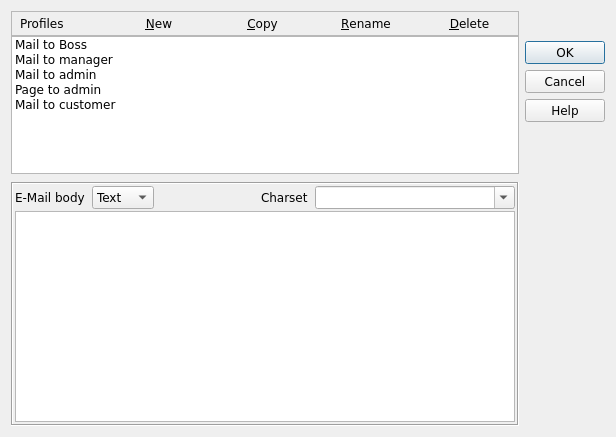
<?xml version="1.0" encoding="UTF-8"?>
<ui version="4.0">
 <class>MailProfilesDlg</class>
 <widget class="QDialog" name="MailProfilesDlg">
  <property name="geometry">
   <rect>
    <x>0</x>
    <y>0</y>
    <width>616</width>
    <height>437</height>
   </rect>
  </property>
  <property name="font">
   <font>
    <family>DejaVu Sans</family>
    <pointsize>9</pointsize>
   </font>
  </property>
  <property name="windowTitle">
   <string>Mail profiles</string>
  </property>
  <property name="windowIcon">
   <iconset resource="../qHostMonitor.qrc">
    <normaloff>:/img/action/mail.png</normaloff>:/img/action/mail.png</iconset>
  </property>
  <layout class="QHBoxLayout" name="horizontalLayout_3">
   <item>
    <layout class="QVBoxLayout" name="verticalLayout_4" stretch="2,3">
     <property name="spacing">
      <number>8</number>
     </property>
     <item>
      <layout class="QVBoxLayout" name="verticalLayout">
       <property name="spacing">
        <number>0</number>
       </property>
       <item>
        <widget class="QFrame" name="frame">
         <property name="frameShape">
          <enum>QFrame::StyledPanel</enum>
         </property>
         <property name="frameShadow">
          <enum>QFrame::Raised</enum>
         </property>
         <layout class="QHBoxLayout" name="horizontalLayout_2">
          <property name="leftMargin">
           <number>8</number>
          </property>
          <property name="topMargin">
           <number>0</number>
          </property>
          <property name="rightMargin">
           <number>0</number>
          </property>
          <property name="bottomMargin">
           <number>0</number>
          </property>
          <item>
           <widget class="QLabel" name="lblProfiles">
            <property name="sizePolicy">
             <sizepolicy hsizetype="Maximum" vsizetype="Preferred">
              <horstretch>0</horstretch>
              <verstretch>0</verstretch>
             </sizepolicy>
            </property>
            <property name="text">
             <string>Profiles</string>
            </property>
           </widget>
          </item>
          <item>
           <spacer name="horizontalSpacer">
            <property name="orientation">
             <enum>Qt::Horizontal</enum>
            </property>
            <property name="sizeType">
             <enum>QSizePolicy::Fixed</enum>
            </property>
            <property name="sizeHint" stdset="0">
             <size>
              <width>40</width>
              <height>20</height>
             </size>
            </property>
           </spacer>
          </item>
          <item>
           <widget class="QPushButton" name="btnNew">
            <property name="text">
             <string>&amp;New</string>
            </property>
            <property name="icon">
             <iconset resource="../qHostMonitor.qrc">
              <normaloff>:/img/new.png</normaloff>:/img/new.png</iconset>
            </property>
            <property name="iconSize">
             <size>
              <width>16</width>
              <height>16</height>
             </size>
            </property>
            <property name="flat">
             <bool>true</bool>
            </property>
           </widget>
          </item>
          <item>
           <widget class="QPushButton" name="btnCopy">
            <property name="text">
             <string>&amp;Copy</string>
            </property>
            <property name="icon">
             <iconset resource="../qHostMonitor.qrc">
              <normaloff>:/img/action/copy.png</normaloff>:/img/action/copy.png</iconset>
            </property>
            <property name="iconSize">
             <size>
              <width>16</width>
              <height>16</height>
             </size>
            </property>
            <property name="flat">
             <bool>true</bool>
            </property>
           </widget>
          </item>
          <item>
           <widget class="QPushButton" name="btnRename">
            <property name="text">
             <string>&amp;Rename</string>
            </property>
            <property name="icon">
             <iconset resource="../qHostMonitor.qrc">
              <normaloff>:/img/action/properties.png</normaloff>:/img/action/properties.png</iconset>
            </property>
            <property name="iconSize">
             <size>
              <width>16</width>
              <height>16</height>
             </size>
            </property>
            <property name="flat">
             <bool>true</bool>
            </property>
           </widget>
          </item>
          <item>
           <widget class="QPushButton" name="btnDelete">
            <property name="text">
             <string>&amp;Delete</string>
            </property>
            <property name="icon">
             <iconset resource="../qHostMonitor.qrc">
              <normaloff>:/img/trash.png</normaloff>:/img/trash.png</iconset>
            </property>
            <property name="iconSize">
             <size>
              <width>16</width>
              <height>16</height>
             </size>
            </property>
            <property name="flat">
             <bool>true</bool>
            </property>
           </widget>
          </item>
         </layout>
        </widget>
       </item>
       <item>
        <widget class="QListWidget" name="listProfiles">
         <item>
          <property name="text">
           <string>Mail to Boss</string>
          </property>
         </item>
         <item>
          <property name="text">
           <string>Mail to manager</string>
          </property>
         </item>
         <item>
          <property name="text">
           <string>Mail to admin</string>
          </property>
         </item>
         <item>
          <property name="text">
           <string>Page to admin</string>
          </property>
         </item>
         <item>
          <property name="text">
           <string>Mail to customer</string>
          </property>
         </item>
        </widget>
       </item>
      </layout>
     </item>
     <item>
      <widget class="QFrame" name="frame_2">
       <property name="frameShape">
        <enum>QFrame::Box</enum>
       </property>
       <property name="frameShadow">
        <enum>QFrame::Sunken</enum>
       </property>
       <layout class="QVBoxLayout" name="verticalLayout_2">
        <property name="spacing">
         <number>2</number>
        </property>
        <property name="leftMargin">
         <number>2</number>
        </property>
        <property name="topMargin">
         <number>2</number>
        </property>
        <property name="rightMargin">
         <number>2</number>
        </property>
        <property name="bottomMargin">
         <number>2</number>
        </property>
        <item>
         <layout class="QHBoxLayout" name="horizontalLayout" stretch="0,0,1,0,2">
          <property name="spacing">
           <number>7</number>
          </property>
          <item>
           <widget class="QLabel" name="lblEmailBody">
            <property name="text">
             <string>E-Mail body</string>
            </property>
           </widget>
          </item>
          <item>
           <widget class="QComboBox" name="cmbEmailBody">
            <item>
             <property name="text">
              <string>Text</string>
             </property>
            </item>
            <item>
             <property name="text">
              <string>HTML</string>
             </property>
            </item>
           </widget>
          </item>
          <item>
           <spacer name="horizontalSpacer_2">
            <property name="orientation">
             <enum>Qt::Horizontal</enum>
            </property>
            <property name="sizeHint" stdset="0">
             <size>
              <width>40</width>
              <height>20</height>
             </size>
            </property>
           </spacer>
          </item>
          <item>
           <widget class="QLabel" name="lblCharset">
            <property name="text">
             <string>Charset</string>
            </property>
           </widget>
          </item>
          <item>
           <widget class="QComboBox" name="cmbCharset">
            <property name="editable">
             <bool>true</bool>
            </property>
            <property name="currentText">
             <string/>
            </property>
            <property name="sizeAdjustPolicy">
             <enum>QComboBox::AdjustToMinimumContentsLength</enum>
            </property>
            <item>
             <property name="text">
              <string/>
             </property>
            </item>
            <item>
             <property name="text">
              <string>iso-8859-1</string>
             </property>
            </item>
            <item>
             <property name="text">
              <string>iso-8859-2</string>
             </property>
            </item>
            <item>
             <property name="text">
              <string>koi8-r</string>
             </property>
            </item>
            <item>
             <property name="text">
              <string>windows-874</string>
             </property>
            </item>
            <item>
             <property name="text">
              <string>windows-1250</string>
             </property>
            </item>
            <item>
             <property name="text">
              <string>windows-1251</string>
             </property>
            </item>
            <item>
             <property name="text">
              <string>windows-1252</string>
             </property>
            </item>
            <item>
             <property name="text">
              <string>windows-1253</string>
             </property>
            </item>
            <item>
             <property name="text">
              <string>windows-1254</string>
             </property>
            </item>
            <item>
             <property name="text">
              <string>windows-1255</string>
             </property>
            </item>
            <item>
             <property name="text">
              <string>windows-1256</string>
             </property>
            </item>
            <item>
             <property name="text">
              <string>windows-1257</string>
             </property>
            </item>
            <item>
             <property name="text">
              <string>windows-1258</string>
             </property>
            </item>
            <item>
             <property name="text">
              <string>us-ascii</string>
             </property>
            </item>
           </widget>
          </item>
         </layout>
        </item>
        <item>
         <widget class="QTextEdit" name="emailEdit"/>
        </item>
       </layout>
      </widget>
     </item>
    </layout>
   </item>
   <item>
    <layout class="QVBoxLayout" name="verticalLayout_3">
     <item>
      <spacer name="verticalSpacer">
       <property name="orientation">
        <enum>Qt::Vertical</enum>
       </property>
       <property name="sizeType">
        <enum>QSizePolicy::Fixed</enum>
       </property>
       <property name="sizeHint" stdset="0">
        <size>
         <width>20</width>
         <height>30</height>
        </size>
       </property>
      </spacer>
     </item>
     <item>
      <widget class="QDialogButtonBox" name="btnBoxMailProfiles">
       <property name="sizePolicy">
        <sizepolicy hsizetype="Fixed" vsizetype="Fixed">
         <horstretch>0</horstretch>
         <verstretch>0</verstretch>
        </sizepolicy>
       </property>
       <property name="orientation">
        <enum>Qt::Vertical</enum>
       </property>
       <property name="standardButtons">
        <set>QDialogButtonBox::Cancel|QDialogButtonBox::Help|QDialogButtonBox::Ok</set>
       </property>
      </widget>
     </item>
     <item>
      <spacer name="verticalSpacer_2">
       <property name="orientation">
        <enum>Qt::Vertical</enum>
       </property>
       <property name="sizeHint" stdset="0">
        <size>
         <width>20</width>
         <height>40</height>
        </size>
       </property>
      </spacer>
     </item>
    </layout>
   </item>
  </layout>
 </widget>
 <resources>
  <include location="../qHostMonitor.qrc"/>
  <include location="../qHostMonitor.qrc"/>
 </resources>
 <connections>
  <connection>
   <sender>btnBoxMailProfiles</sender>
   <signal>accepted()</signal>
   <receiver>MailProfilesDlg</receiver>
   <slot>accept()</slot>
   <hints>
    <hint type="sourcelabel">
     <x>540</x>
     <y>73</y>
    </hint>
    <hint type="destinationlabel">
     <x>540</x>
     <y>173</y>
    </hint>
   </hints>
  </connection>
  <connection>
   <sender>btnBoxMailProfiles</sender>
   <signal>rejected()</signal>
   <receiver>MailProfilesDlg</receiver>
   <slot>reject()</slot>
   <hints>
    <hint type="sourcelabel">
     <x>575</x>
     <y>97</y>
    </hint>
    <hint type="destinationlabel">
     <x>577</x>
     <y>191</y>
    </hint>
   </hints>
  </connection>
 </connections>
</ui>
